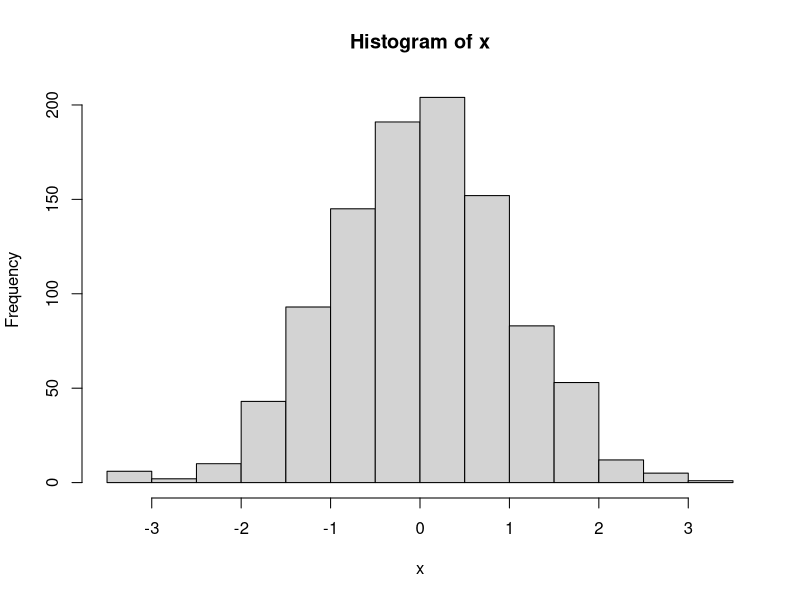

Here is the R script that generated this plot:
## ---- chunk 1
options(width = 400)
## ---- chunk 2
1 + 2
c(1:5)
cat("hello", "there")
x <- rnorm(1000)
hist(x)
